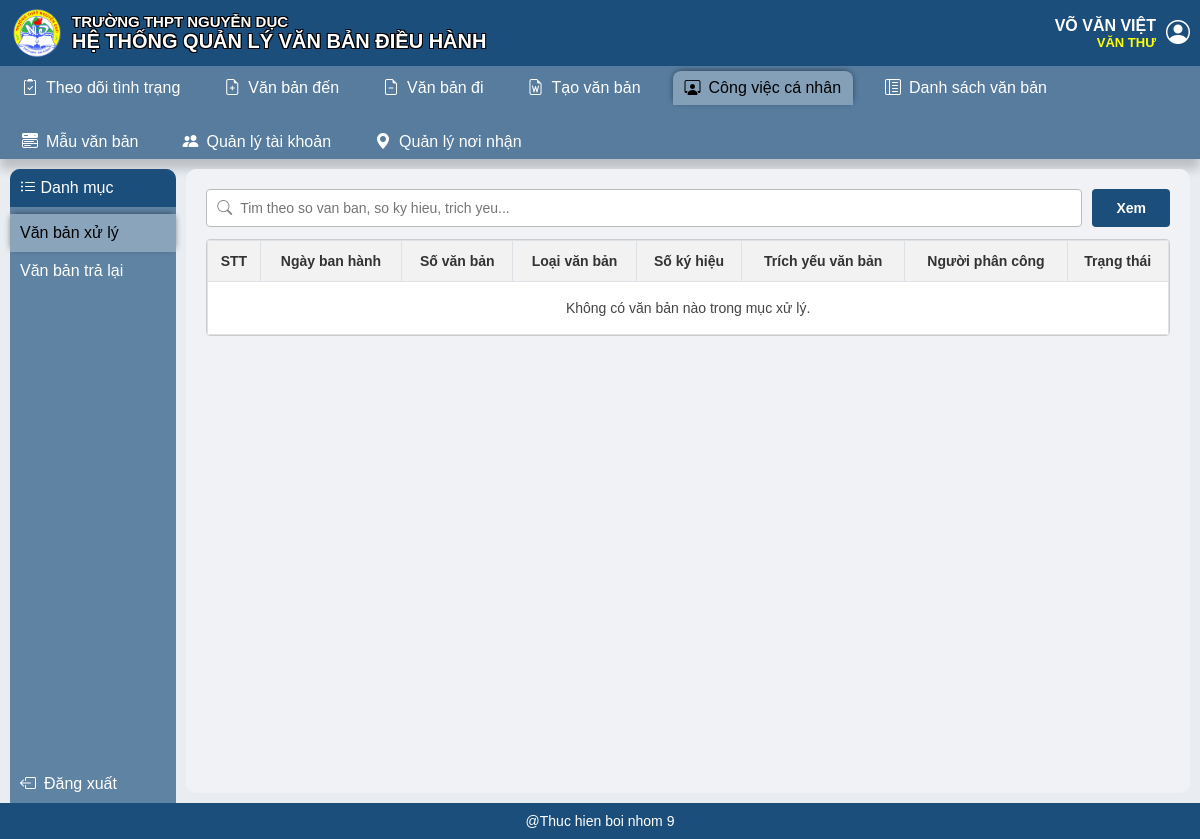
The page /cong-viec-ca-nhan/van-ban-xu-ly/ (signed in) on the database as committed earlier.
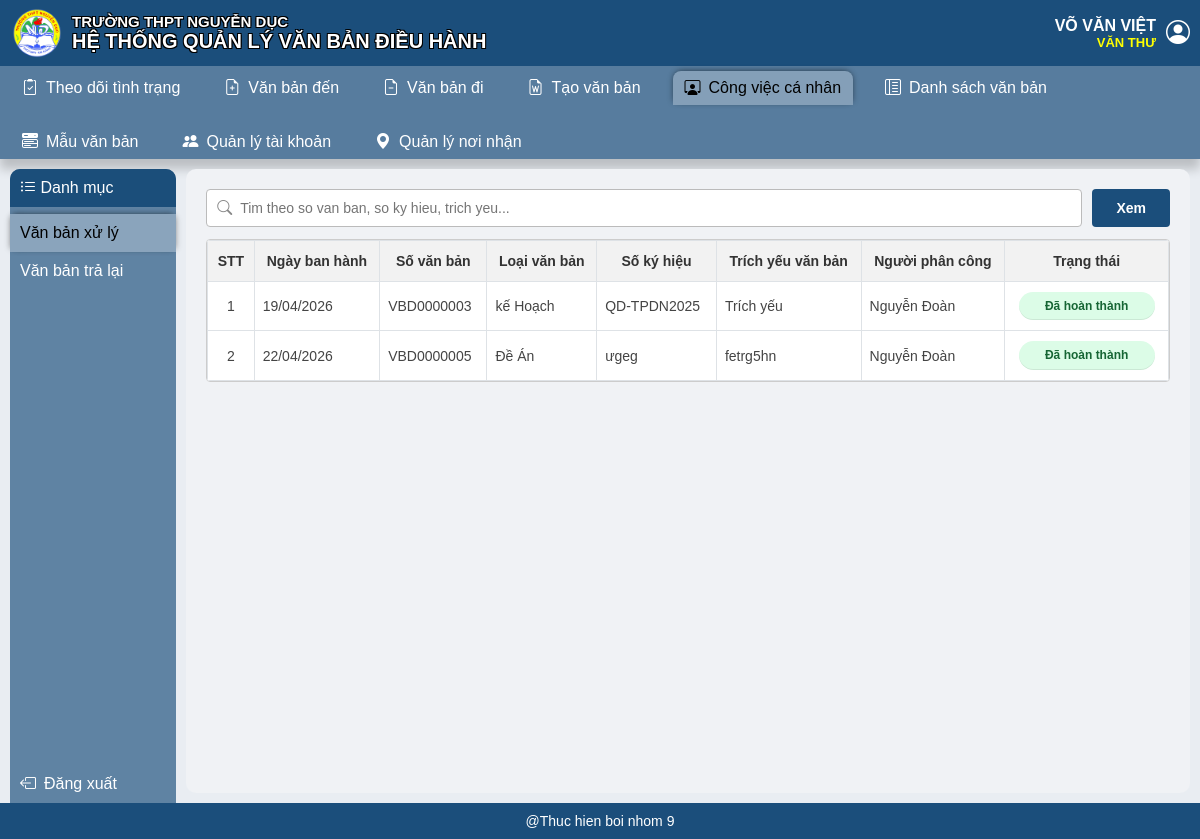
The same page on the database as committed later.
### QLVBDH/models.py (models this page shows, shortened)
class VanBanDen(models.Model):
    class TrangThai(models.TextChoices):
        CHO_PHAN_CONG = "Cho phan cong", "Chờ phân công"
        CHO_XU_LY = "Cho xu ly", "Chờ xử lý"
        DA_HOAN_THANH = "Da hoan thanh", "Đã hoàn thành"
        DA_BAN_HANH = "Da ban hanh", "Đã ban hành"
    so_vb_den = models.CharField(max_length=10, primary_key=True, blank=True)
    ma_loai_vb = models.ForeignKey(
        LoaiVanBan,
        on_delete=models.PROTECT,
        related_name="van_ban_dens",
    )
    co_quan_ban_hanh = models.CharField(max_length=100)
    so_ky_hieu = models.CharField(max_length=15)
    ngay_ky = models.DateField()
    trich_yeu = models.CharField(max_length=500)
    file_van_ban = models.FileField(upload_to="van_ban_den/", null=True, blank=True)
    trang_thai_vb_den = models.CharField(max_length=100, default="Mới tiếp nhận")
    da_ban_hanh_noi_bo = models.BooleanField(default=False)
    ngay_nhan = models.DateField()
    ma_muc_do = models.ForeignKey(
        MucDoUuTien,
        on_delete=models.PROTECT,
        related_name="van_ban_dens",
    )
    class Meta:
        db_table = "VanBanDen"
        verbose_name = "Văn bản đến"
        verbose_name_plural = "Văn bản đến"
        ordering = ["-ngay_nhan", "-ngay_ky"]
    def get_file_attachments(self):
        return list(self.tep_dinh_kems.order_by("thu_tu", "ngay_tao", "ma_tep"))

class LoaiVanBan(models.Model):
    AP_DUNG_CHOICES = (
        (0, "Van ban di"),
        (1, "Van ban den"),
        (2, "Ca hai"),
    )
    TWO_CAP_MOT_CAP = 0
    TWO_CAP_HAI_CAP = 1
    TWO_CAP_CHOICES = (
        (TWO_CAP_MOT_CAP, "1 cap"),
        (TWO_CAP_HAI_CAP, "2 cap"),
    )
    ma_loai_vb = models.CharField(max_length=10, primary_key=True, blank=True)
    ten_loai_vb = models.CharField(max_length=100, unique=True)
    ten_viet_tat = models.CharField(max_length=20, blank=True)
    ap_dung = models.IntegerField(choices=AP_DUNG_CHOICES, default=2)
    twocap = models.IntegerField(choices=TWO_CAP_CHOICES, default=TWO_CAP_MOT_CAP)
    class Meta:
        db_table = "LoaiVanBan"
        verbose_name = "Loại văn bản"
        verbose_name_plural = "Loại văn bản"
        ordering = ["ten_loai_vb"]

class GiaoVien(models.Model):
    class TrangThaiTaiKhoan(models.TextChoices):
        HOAT_DONG = "Hoat dong", "Hoạt động"
        DA_KHOA = "Da khoa", "Đã khóa"
        NGUNG_HOAT_DONG = "Ngung hoat dong", "Ngưng hoạt động"
        VO_HIEU_HOA = "Vo hieu hoa", "Vô hiệu hóa"
    ma_gv = models.CharField(max_length=10, primary_key=True, blank=True)
    user = models.OneToOneField(
        User,
        on_delete=models.CASCADE,
        related_name="ho_so_giao_vien",
        null=True,
        blank=True,
    )
    ho_ten = models.CharField(max_length=150)
    chuc_vu = models.CharField(max_length=100, blank=True, default="")
    ma_to = models.ForeignKey(
        ToChuyenMon,
        on_delete=models.PROTECT,
        related_name="giao_viens",
        null=True,
        blank=True,
    )
    trang_thai_tk = models.CharField(max_length=50, default="Hoạt động")
    class Meta:
        db_table = "GiaoVien"
        verbose_name = "Giáo viên"
        verbose_name_plural = "Giáo viên"
        ordering = ["ho_ten"]
    @property
    def ten_vai_tro_hien_thi(self):
        return (self.chuc_vu or "").strip()
    @property
    def ten_nhom_quyen_hien_thi(self):
        if not self.user_id:
            return ""
        return ", ".join(self.user.groups.order_by("name").values_list("name", flat=True))

### QLVBDH/views.py (the view)
# urls.py: path("cong-viec-ca-nhan/van-ban-xu-ly/", van_ban_xu_ly_ca_nhan_view, name="van_ban_xu_ly_ca_nhan"),
@login_required
def van_ban_xu_ly_ca_nhan_view(request):
    giao_vien = getattr(request.user, "ho_so_giao_vien", None)
    denied_response = deny_if_no_permission(request, allowed=can_personal_work(giao_vien))
    if denied_response:
        return denied_response
    context = {
        "page_title": "Cong viec ca nhan",
        "active_menu": "personal_work",
        "documents": build_personal_processing_documents(giao_vien),
        "is_personal_processing_list": True,
        "is_personal_returned_list": False,
        "can_transfer_assignment": is_truong_bo_mon(giao_vien) or is_phong_ban_to_chuc(giao_vien),
    }
    return render(request, "cong_viec_ca_nhan.html", context)

### QLVBDH/context_processors.py (called while the page is built)
def normalize_text(value):
    normalized = unicodedata.normalize("NFD", value or "")
    without_marks = "".join(char for char in normalized if unicodedata.category(char) != "Mn")
    compact = " ".join(without_marks.strip().lower().split())
    return compact.replace(" /", "/").replace("/ ", "/")

def has_role(giao_vien, role_name):
    if giao_vien is None:
        return False
    return normalize_text(giao_vien.chuc_vu) == normalize_text(role_name)

def has_group(giao_vien, group_name):
    if giao_vien is None or not giao_vien.user_id:
        return False
    target = normalize_text(group_name)
    return any(target == normalize_text(name) for name in giao_vien.user.groups.values_list("name", flat=True))

def has_any_group(giao_vien, *group_names):
    return any(has_group(giao_vien, group_name) for group_name in group_names)

def is_limited_bgh_user(giao_vien):
    return has_group(giao_vien, "Ban giam hieu")

### QLVBDH/views.py (called while the page is built)
def get_priority_rank(priority_label):
    normalized = normalize_text(priority_label)
    if normalized == "hoa toc":
        return 0
    if normalized == "thuong khan":
        return 1
    if normalized == "khan":
        return 2
    return 3

### QLVBDH/templates/cong_viec_ca_nhan.html (shortened to what this page needs)
{% extends "base.html" %}
{% load static %}
{% block extra_css %}
    <link rel="stylesheet" href="{% static 'css/cong_viec_ca_nhan.css' %}">
{% endblock %}
{% block sidebar %}
    <a class="combo-button{% if is_personal_processing_list %} active{% endif %}" id="vanbanxuly" href="{% url 'van_ban_xu_ly_ca_nhan' %}">
        <label>Văn bản xử lý</label>
    </a>
    <a class="combo-button{% if is_personal_returned_list %} active{% endif %}" id="vanbantralai" href="{% url 'van_ban_tra_lai' %}">
        <label>Văn bản trả lại</label>
    </a>
{% endblock %}
{% block content %}
    {% if is_personal_processing_list %}
        <div
            class="personal-work-page"
            data-update-url-template="{% url 'cap_nhat_tien_do_ca_nhan' '__assignment_id__' %}"
            data-transfer-url-template="{% url 'chuyen_phan_cong_ca_nhan' '__assignment_id__' %}"
        >
            <div class="search-bar">
                <div class="search-input-wrapper">
                    <i class="bi bi-search search-icon"></i>
                    <input type="text" id="search-input" placeholder="Tim theo so van ban, so ky hieu, trich yeu...">
                </div>
                <button class="btn-xem" type="button" id="search-button">Xem</button>
            </div>
            <div class="table-responsive">
                <table class="table-custom">
                    <thead>
                        <tr>
                            <th>STT</th>
                            <th>Ngày ban hành</th>
                            <th>Số văn bản</th>
                            <th>Loại văn bản</th>
                            <th>Số ký hiệu</th>
                            <th>Trích yếu văn bản</th>
                            <th>Người phân công</th>
                            <th>Trạng thái</th>
                        </tr>
                    </thead>
                    <tbody id="personal-table-body">
                        {% for document in documents %}
                            <tr
                                data-assignment-id="{{ document.assignment_id }}"
                                data-loai="{{ document.loai }}"
                                data-record-id="{{ document.record_id }}"
                                data-ngay-ban-hanh="{{ document.ngay_ban_hanh_display }}"
                                data-so-van-ban="{{ document.so_van_ban }}"
                                data-loai-vb="{{ document.ten_loai_vb }}"
                                data-so-ky-hieu="{{ document.so_ky_hieu }}"
                                data-trich-yeu="{{ document.trich_yeu }}"
                                data-co-quan-ban-hanh="{{ document.co_quan_ban_hanh }}"
                                data-nguoi-phan-cong="{{ document.nguoi_phan_cong }}"
                                data-noi-dung-cd="{{ document.noi_dung_cd }}"
                                data-thoi-han="{{ document.thoi_han }}"
                                data-trang-thai-xu-ly="{{ document.trang_thai_xl }}"
                            >
                                <td class="text-center">{{ document.stt }}</td>
                                <td>{{ document.ngay_ban_hanh_display }}</td>
                                <td>{{ document.so_van_ban }}</td>
                                <td>{{ document.ten_loai_vb }}</td>
                                <td>{{ document.so_ky_hieu }}</td>
                                <td>{{ document.trich_yeu }}</td>
                                <td>{{ document.nguoi_phan_cong }}</td>
                                <td class="text-center"><span class="status-badge">{{ document.trang_thai_xl_hien_thi }}</span></td>
                            </tr>
                        {% empty %}
                            <tr><td colspan="8" class="empty-state">Không có văn bản nào trong mục xử lý.</td></tr>
                        {% endfor %}
                    </tbody>
                </table>
            </div>
        </div>
    {% endif %}
{% endblock %}

Rows that differ between the two databases and show on the page:
added VanBanDen: so_van_ban "VBD0000003", so_ky_hieu "QD-TPDN2025", trich_yeu "Trích yếu"
now on this page (row unchanged): LoaiVanBan: ten_loai_vb "kế Hoạch"
now on this page (row unchanged): GiaoVien: nguoi_phan_cong "Nguyễn Đoàn" "Nguyễn Đoàn"
added VanBanDen: so_van_ban "VBD0000005", so_ky_hieu "ưgeg", trich_yeu "fetrg5hn"
now on this page (row unchanged): LoaiVanBan: ten_loai_vb "Đề Án"
Other text that changed with them:
new list line: "1 19/04/2026 Đã hoàn thành"
new list line: "2 22/04/2026 Đã hoàn thành"
text no longer shown: "Không có văn bản nào trong mục xử lý."
